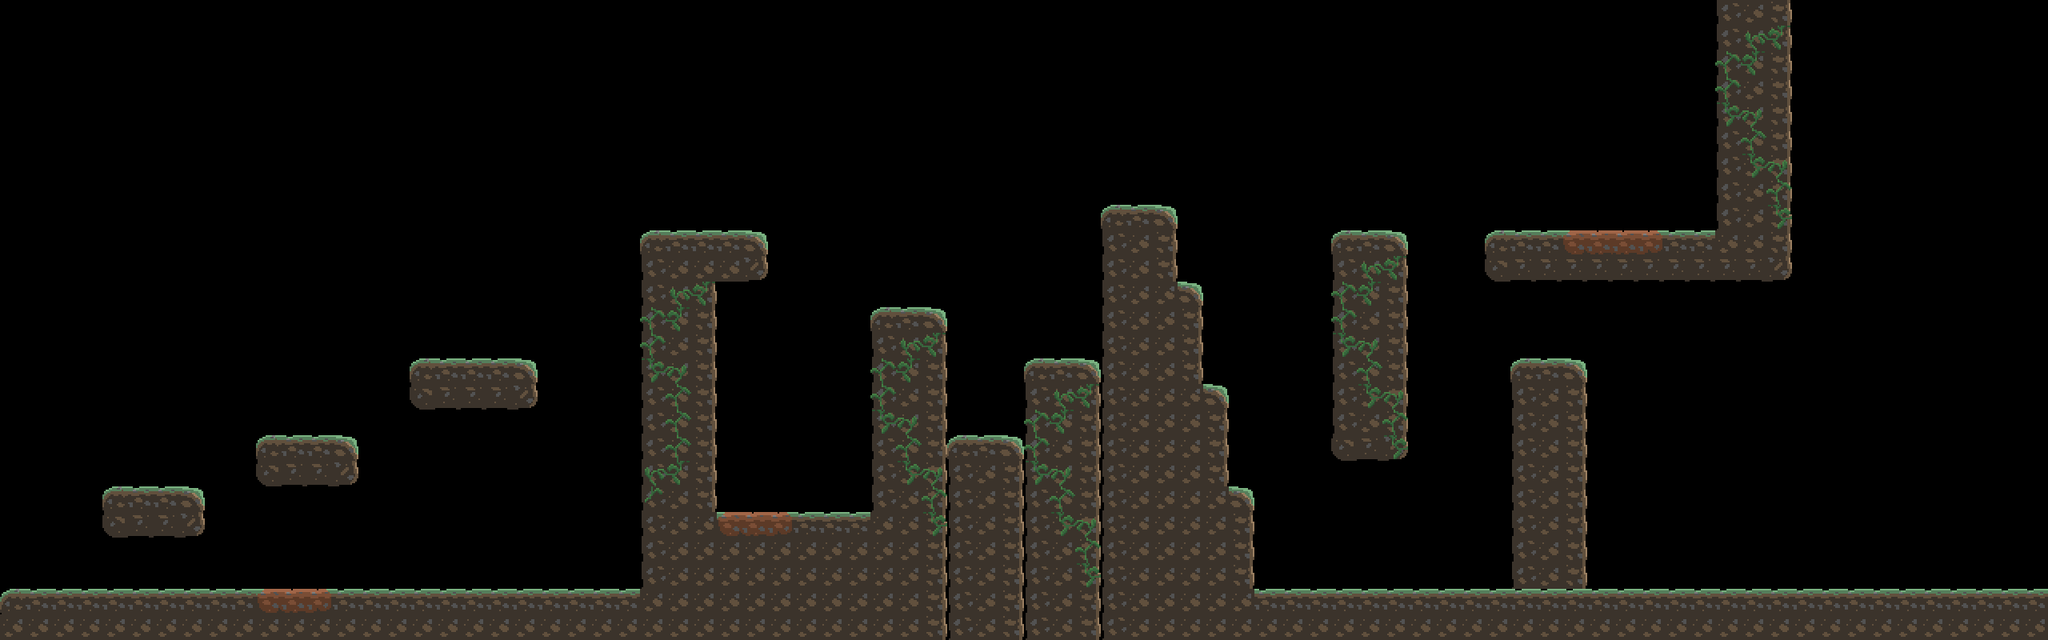

Below is a game level as drawn by its tile map, then a one-line description and the .tmx that defines it (tile-layer data replaced by summaries):
An orthogonal 80x25 tile map with 32x32 px tiles, 2 tile layers (Tile Layer 1, Overlay).

<map version="1.0" orientation="orthogonal" renderorder="right-down" width="80" height="25" tilewidth="32" tileheight="32" nextobjectid="1">
 <tileset firstgid="1" source="../Tilesets/tiles_16x2.tsx" />
 <layer name="Tile Layer 1" width="80" height="25">
  <data>[2000 cells, 502 non-empty, 12 distinct tile ids]</data>
 </layer>
 <layer name="Overlay" width="80" height="25">
  <data>[2000 cells, 61 non-empty, 6 distinct tile ids]</data>
 </layer>
</map>
